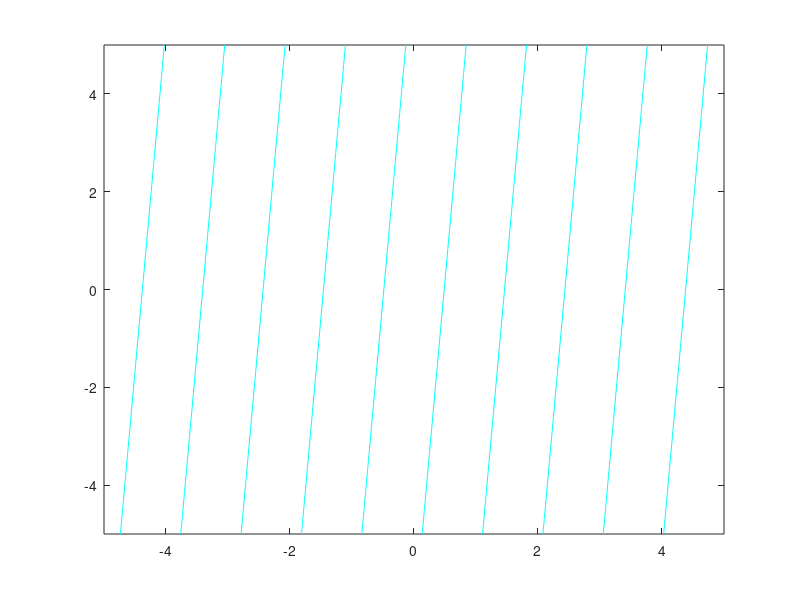

Recreate this plot in MATLAB.
ix=5;
intervals=50;
contours=100;
[x,y]=meshgrid(-ix:ix/intervals:ix);

z=x+1i*y;
alpha=3/2;
U=10;
Fz=U*z*exp(-1i*alpha);

contour(x,y,imag(Fz),'c');